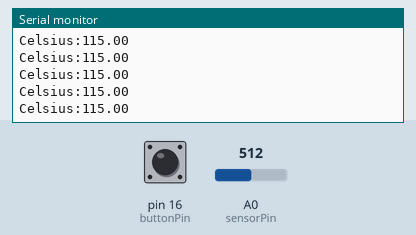
This sketch was run on a simulated Arduino Uno, built with avr-gcc and run on an emulated ATmega328P. Parts: the last lines printed to the serial monitor. The inputs (shaded band) are chosen by the test bench; at power-on: A0 (sensorPin) = 512, pin 16 (buttonPin) LOW.

Above: at 4.2 s.
4.3 s: A0 (sensorPin) set to 483
At 5.3 s:
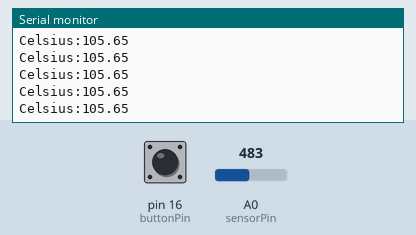
5.8 s: A0 (sensorPin) set to 450
At 6.8 s:
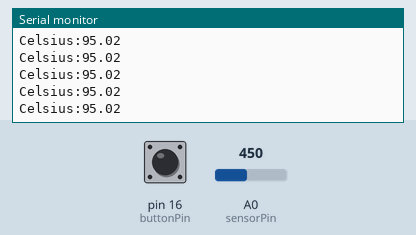
Timing chart, 0 to 8.8 s (numbered marks = the images above; inputs shaded):
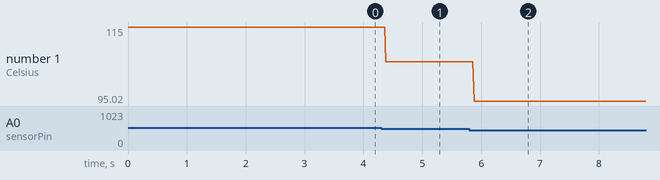

The sketch:

TMP36_Button.ino
```cpp
int sensorPin = A0;
int buttonPin = 16;
void setup() {
  Serial.begin(9600);
  pinMode(sensorPin, INPUT);
  pinMode(buttonPin, INPUT);
}

void loop() {
  float btnValue = digitalRead(buttonPin);
  int sensorValue = analogRead(sensorPin);

  while (btnValue == 1.0) {
    int sensorValue = analogRead(sensorPin);
  }
  //convesion
  float temp = (float (sensorValue) / 1024);
  temp = temp * 3.3;
  temp = temp - 0.5;
  temp = temp * 1000;
  temp = temp / 10;
  Serial.print("Celsius:");
  Serial.println(temp);
  //Serial.println("Button value:");
  //Serial.println(btnValue);
  Serial.println();
}
```

Measured:
- after the input at 4.3 s, the serial monitor: prints a new line after 0.08 s (image 1)
- after the input at 5.8 s, the serial monitor: prints a new line after 0.08 s (image 2)
- plotted number 1: 115 → 105.65 after the input at 4.3 s, 105.65 → 95.02 after the input at 5.8 s
